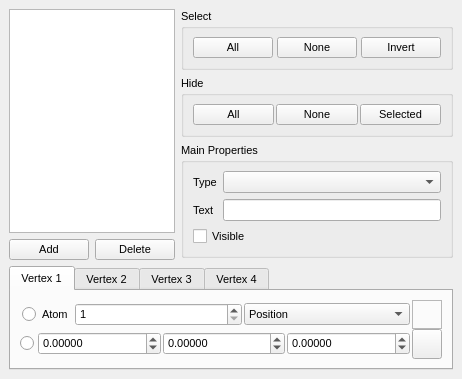
<ui version="4.0">
 <class>GlyphsWidget</class>
 <widget class="QDockWidget" name="GlyphsWidget">
  <property name="geometry">
   <rect>
    <x>0</x>
    <y>0</y>
    <width>307</width>
    <height>379</height>
   </rect>
  </property>
  <property name="minimumSize">
   <size>
    <width>307</width>
    <height>379</height>
   </size>
  </property>
  <property name="font">
   <font>
    <pointsize>8</pointsize>
   </font>
  </property>
  <property name="floating">
   <bool>true</bool>
  </property>
  <property name="allowedAreas">
   <set>Qt::LeftDockWidgetArea|Qt::RightDockWidgetArea</set>
  </property>
  <property name="windowTitle">
   <string>Glyphs</string>
  </property>
  <widget class="QWidget" name="dockWidgetContents">
   <layout class="QVBoxLayout" name="verticalLayout_4">
    <item>
     <layout class="QHBoxLayout" name="horizontalLayout_18">
      <item>
       <layout class="QVBoxLayout" name="verticalLayout_2">
        <item>
         <widget class="QListWidget" name="GlyphList">
          <property name="editTriggers">
           <set>QAbstractItemView::NoEditTriggers</set>
          </property>
          <property name="selectionMode">
           <enum>QAbstractItemView::ExtendedSelection</enum>
          </property>
          <property name="selectionBehavior">
           <enum>QAbstractItemView::SelectRows</enum>
          </property>
         </widget>
        </item>
        <item>
         <layout class="QHBoxLayout" name="horizontalLayout_2">
          <item>
           <widget class="QPushButton" name="GlyphAddButton">
            <property name="text">
             <string>Add</string>
            </property>
            <property name="autoDefault">
             <bool>false</bool>
            </property>
           </widget>
          </item>
          <item>
           <widget class="QPushButton" name="GlyphDeleteSelectedButton">
            <property name="text">
             <string>Delete</string>
            </property>
            <property name="autoDefault">
             <bool>false</bool>
            </property>
           </widget>
          </item>
         </layout>
        </item>
       </layout>
      </item>
      <item>
       <layout class="QVBoxLayout" name="verticalLayout_3">
        <item>
         <widget class="QGroupBox" name="GlyphSelectGroup">
          <property name="sizePolicy">
           <sizepolicy hsizetype="Minimum" vsizetype="Preferred">
            <horstretch>0</horstretch>
            <verstretch>0</verstretch>
           </sizepolicy>
          </property>
          <property name="title">
           <string>Select</string>
          </property>
          <layout class="QHBoxLayout" name="_3">
           <property name="spacing">
            <number>4</number>
           </property>
           <item>
            <widget class="QPushButton" name="GlyphSelectAllButton">
             <property name="sizePolicy">
              <sizepolicy hsizetype="Expanding" vsizetype="Fixed">
               <horstretch>0</horstretch>
               <verstretch>0</verstretch>
              </sizepolicy>
             </property>
             <property name="text">
              <string>All</string>
             </property>
             <property name="autoDefault">
              <bool>false</bool>
             </property>
            </widget>
           </item>
           <item>
            <widget class="QPushButton" name="GlyphSelectNoneButton">
             <property name="sizePolicy">
              <sizepolicy hsizetype="Expanding" vsizetype="Fixed">
               <horstretch>0</horstretch>
               <verstretch>0</verstretch>
              </sizepolicy>
             </property>
             <property name="text">
              <string>None</string>
             </property>
             <property name="autoDefault">
              <bool>false</bool>
             </property>
            </widget>
           </item>
           <item>
            <widget class="QPushButton" name="GlyphInvertSelectionButton">
             <property name="sizePolicy">
              <sizepolicy hsizetype="Expanding" vsizetype="Fixed">
               <horstretch>0</horstretch>
               <verstretch>0</verstretch>
              </sizepolicy>
             </property>
             <property name="text">
              <string>Invert</string>
             </property>
             <property name="autoDefault">
              <bool>false</bool>
             </property>
            </widget>
           </item>
          </layout>
         </widget>
        </item>
        <item>
         <widget class="QGroupBox" name="GlyphHideGroup">
          <property name="sizePolicy">
           <sizepolicy hsizetype="Minimum" vsizetype="Preferred">
            <horstretch>0</horstretch>
            <verstretch>0</verstretch>
           </sizepolicy>
          </property>
          <property name="title">
           <string>Hide</string>
          </property>
          <layout class="QHBoxLayout" name="_4">
           <property name="spacing">
            <number>2</number>
           </property>
           <item>
            <widget class="QPushButton" name="GlyphHideAllButton">
             <property name="sizePolicy">
              <sizepolicy hsizetype="Expanding" vsizetype="Fixed">
               <horstretch>0</horstretch>
               <verstretch>0</verstretch>
              </sizepolicy>
             </property>
             <property name="text">
              <string>All</string>
             </property>
             <property name="autoDefault">
              <bool>false</bool>
             </property>
            </widget>
           </item>
           <item>
            <widget class="QPushButton" name="GlyphHideNoneButton">
             <property name="sizePolicy">
              <sizepolicy hsizetype="Expanding" vsizetype="Fixed">
               <horstretch>0</horstretch>
               <verstretch>0</verstretch>
              </sizepolicy>
             </property>
             <property name="text">
              <string>None</string>
             </property>
             <property name="autoDefault">
              <bool>false</bool>
             </property>
            </widget>
           </item>
           <item>
            <widget class="QPushButton" name="GlyphHideSelectedButton">
             <property name="sizePolicy">
              <sizepolicy hsizetype="Expanding" vsizetype="Fixed">
               <horstretch>0</horstretch>
               <verstretch>0</verstretch>
              </sizepolicy>
             </property>
             <property name="text">
              <string>Selected</string>
             </property>
             <property name="autoDefault">
              <bool>false</bool>
             </property>
            </widget>
           </item>
          </layout>
         </widget>
        </item>
        <item>
         <widget class="QGroupBox" name="PropertiesBox">
          <property name="sizePolicy">
           <sizepolicy hsizetype="Expanding" vsizetype="Minimum">
            <horstretch>0</horstretch>
            <verstretch>0</verstretch>
           </sizepolicy>
          </property>
          <property name="title">
           <string>Main Properties</string>
          </property>
          <layout class="QVBoxLayout" name="verticalLayout">
           <item>
            <layout class="QGridLayout" name="gridLayout_5">
             <item row="0" column="0">
              <widget class="QLabel" name="TypeLabel">
               <property name="text">
                <string>Type</string>
               </property>
              </widget>
             </item>
             <item row="0" column="1">
              <widget class="QComboBox" name="GlyphTypeCombo">
               <property name="sizePolicy">
                <sizepolicy hsizetype="Expanding" vsizetype="Fixed">
                 <horstretch>0</horstretch>
                 <verstretch>0</verstretch>
                </sizepolicy>
               </property>
               <property name="insertPolicy">
                <enum>QComboBox::NoInsert</enum>
               </property>
              </widget>
             </item>
             <item row="1" column="0">
              <widget class="QLabel" name="GlyphTextLabel">
               <property name="text">
                <string>Text</string>
               </property>
               <property name="textFormat">
                <enum>Qt::PlainText</enum>
               </property>
              </widget>
             </item>
             <item row="1" column="1">
              <widget class="QLineEdit" name="GlyphLineEdit"/>
             </item>
            </layout>
           </item>
           <item>
            <widget class="QCheckBox" name="GlyphVisibleCheck">
             <property name="text">
              <string>Visible</string>
             </property>
            </widget>
           </item>
          </layout>
         </widget>
        </item>
        <item>
         <spacer name="verticalSpacer">
          <property name="orientation">
           <enum>Qt::Vertical</enum>
          </property>
          <property name="sizeHint" stdset="0">
           <size>
            <width>20</width>
            <height>40</height>
           </size>
          </property>
         </spacer>
        </item>
       </layout>
      </item>
     </layout>
    </item>
    <item>
     <widget class="QTabWidget" name="DataTabWidget">
      <property name="currentIndex">
       <number>0</number>
      </property>
      <widget class="QWidget" name="Vertex1Tab">
       <attribute name="title">
        <string>Vertex 1</string>
       </attribute>
       <layout class="QHBoxLayout" name="horizontalLayout_19">
        <item>
         <layout class="QGridLayout" name="gridLayout">
          <property name="spacing">
           <number>0</number>
          </property>
          <item row="0" column="1">
           <widget class="TColourFrame" name="Data1ColourFrame">
            <property name="sizePolicy">
             <sizepolicy hsizetype="Preferred" vsizetype="Preferred">
              <horstretch>0</horstretch>
              <verstretch>0</verstretch>
             </sizepolicy>
            </property>
            <property name="frameShape">
             <enum>QFrame::StyledPanel</enum>
            </property>
            <property name="frameShadow">
             <enum>QFrame::Raised</enum>
            </property>
           </widget>
          </item>
          <item row="1" column="1">
           <widget class="QPushButton" name="Data1ColourButton">
            <property name="sizePolicy">
             <sizepolicy hsizetype="Preferred" vsizetype="Preferred">
              <horstretch>0</horstretch>
              <verstretch>0</verstretch>
             </sizepolicy>
            </property>
            <property name="minimumSize">
             <size>
              <width>30</width>
              <height>30</height>
             </size>
            </property>
            <property name="maximumSize">
             <size>
              <width>30</width>
              <height>30</height>
             </size>
            </property>
            <property name="text">
             <string/>
            </property>
            <property name="icon">
             <iconset resource="icons.qrc">
              <normaloff>:/basic/icons/basic_colour.svg</normaloff>:/basic/icons/basic_colour.svg</iconset>
            </property>
            <property name="iconSize">
             <size>
              <width>16</width>
              <height>16</height>
             </size>
            </property>
            <property name="autoDefault">
             <bool>false</bool>
            </property>
           </widget>
          </item>
          <item row="1" column="0">
           <layout class="QHBoxLayout" name="horizontalLayout_5">
            <property name="spacing">
             <number>2</number>
            </property>
            <item>
             <widget class="QRadioButton" name="Data1ValueRadio">
              <property name="text">
               <string/>
              </property>
             </widget>
            </item>
            <item>
             <widget class="QWidget" name="Data1ValueGroup" native="true">
              <property name="sizePolicy">
               <sizepolicy hsizetype="Expanding" vsizetype="Preferred">
                <horstretch>0</horstretch>
                <verstretch>0</verstretch>
               </sizepolicy>
              </property>
              <layout class="QHBoxLayout" name="horizontalLayout">
               <property name="spacing">
                <number>2</number>
               </property>
               <property name="margin">
                <number>2</number>
               </property>
               <item>
                <widget class="QDoubleSpinBox" name="Data1ValueXSpin">
                 <property name="sizePolicy">
                  <sizepolicy hsizetype="Expanding" vsizetype="Fixed">
                   <horstretch>0</horstretch>
                   <verstretch>0</verstretch>
                  </sizepolicy>
                 </property>
                 <property name="toolTip">
                  <string>X-coordinate of glyph data</string>
                 </property>
                 <property name="decimals">
                  <number>5</number>
                 </property>
                 <property name="minimum">
                  <double>-100000000.000000000000000</double>
                 </property>
                 <property name="maximum">
                  <double>10000000.000000000000000</double>
                 </property>
                </widget>
               </item>
               <item>
                <widget class="QDoubleSpinBox" name="Data1ValueYSpin">
                 <property name="sizePolicy">
                  <sizepolicy hsizetype="Expanding" vsizetype="Fixed">
                   <horstretch>0</horstretch>
                   <verstretch>0</verstretch>
                  </sizepolicy>
                 </property>
                 <property name="toolTip">
                  <string>Y-coordinate of glyph data</string>
                 </property>
                 <property name="decimals">
                  <number>5</number>
                 </property>
                 <property name="minimum">
                  <double>-100000000.000000000000000</double>
                 </property>
                 <property name="maximum">
                  <double>10000000.000000000000000</double>
                 </property>
                </widget>
               </item>
               <item>
                <widget class="QDoubleSpinBox" name="Data1ValueZSpin">
                 <property name="sizePolicy">
                  <sizepolicy hsizetype="Expanding" vsizetype="Fixed">
                   <horstretch>0</horstretch>
                   <verstretch>0</verstretch>
                  </sizepolicy>
                 </property>
                 <property name="toolTip">
                  <string>Z-coordinate of glyph data</string>
                 </property>
                 <property name="decimals">
                  <number>5</number>
                 </property>
                 <property name="minimum">
                  <double>-100000000.000000000000000</double>
                 </property>
                 <property name="maximum">
                  <double>10000000.000000000000000</double>
                 </property>
                </widget>
               </item>
              </layout>
             </widget>
            </item>
           </layout>
          </item>
          <item row="0" column="0">
           <layout class="QHBoxLayout" name="horizontalLayout_4">
            <property name="spacing">
             <number>2</number>
            </property>
            <item>
             <widget class="QWidget" name="widget" native="true">
              <property name="sizePolicy">
               <sizepolicy hsizetype="Expanding" vsizetype="Preferred">
                <horstretch>0</horstretch>
                <verstretch>0</verstretch>
               </sizepolicy>
              </property>
              <layout class="QHBoxLayout" name="horizontalLayout_3">
               <property name="spacing">
                <number>2</number>
               </property>
               <property name="margin">
                <number>2</number>
               </property>
               <item>
                <widget class="QRadioButton" name="Data1AtomRadio">
                 <property name="text">
                  <string>Atom</string>
                 </property>
                </widget>
               </item>
               <item>
                <widget class="QWidget" name="Data1AtomGroup" native="true">
                 <property name="sizePolicy">
                  <sizepolicy hsizetype="Expanding" vsizetype="Preferred">
                   <horstretch>0</horstretch>
                   <verstretch>0</verstretch>
                  </sizepolicy>
                 </property>
                 <layout class="QHBoxLayout" name="horizontalLayout_23">
                  <property name="spacing">
                   <number>2</number>
                  </property>
                  <property name="margin">
                   <number>0</number>
                  </property>
                  <item>
                   <widget class="QSpinBox" name="Data1AtomIdSpin">
                    <property name="minimum">
                     <number>1</number>
                    </property>
                    <property name="maximum">
                     <number>10000000</number>
                    </property>
                   </widget>
                  </item>
                  <item>
                   <widget class="QComboBox" name="Data1AtomCombo">
                    <property name="insertPolicy">
                     <enum>QComboBox::NoInsert</enum>
                    </property>
                    <item>
                     <property name="text">
                      <string>Position</string>
                     </property>
                    </item>
                    <item>
                     <property name="text">
                      <string>Force</string>
                     </property>
                    </item>
                    <item>
                     <property name="text">
                      <string>Velocity</string>
                     </property>
                    </item>
                   </widget>
                  </item>
                 </layout>
                </widget>
               </item>
              </layout>
             </widget>
            </item>
           </layout>
          </item>
         </layout>
        </item>
       </layout>
      </widget>
      <widget class="QWidget" name="Vertex2Tab">
       <attribute name="title">
        <string>Vertex 2</string>
       </attribute>
       <layout class="QHBoxLayout" name="horizontalLayout_20">
        <item>
         <layout class="QGridLayout" name="gridLayout_2">
          <property name="spacing">
           <number>0</number>
          </property>
          <item row="0" column="0">
           <layout class="QHBoxLayout" name="horizontalLayout_6">
            <property name="spacing">
             <number>2</number>
            </property>
            <item>
             <widget class="QWidget" name="widget_3" native="true">
              <property name="sizePolicy">
               <sizepolicy hsizetype="Expanding" vsizetype="Preferred">
                <horstretch>0</horstretch>
                <verstretch>0</verstretch>
               </sizepolicy>
              </property>
              <layout class="QHBoxLayout" name="horizontalLayout_7">
               <property name="spacing">
                <number>2</number>
               </property>
               <property name="margin">
                <number>2</number>
               </property>
               <item>
                <widget class="QRadioButton" name="Data2AtomRadio">
                 <property name="text">
                  <string>Atom</string>
                 </property>
                </widget>
               </item>
               <item>
                <widget class="QWidget" name="Data2AtomGroup" native="true">
                 <property name="sizePolicy">
                  <sizepolicy hsizetype="MinimumExpanding" vsizetype="Preferred">
                   <horstretch>0</horstretch>
                   <verstretch>0</verstretch>
                  </sizepolicy>
                 </property>
                 <layout class="QHBoxLayout" name="horizontalLayout_24">
                  <property name="spacing">
                   <number>2</number>
                  </property>
                  <property name="margin">
                   <number>0</number>
                  </property>
                  <item>
                   <widget class="QSpinBox" name="Data2AtomIdSpin">
                    <property name="minimum">
                     <number>1</number>
                    </property>
                    <property name="maximum">
                     <number>10000000</number>
                    </property>
                   </widget>
                  </item>
                  <item>
                   <widget class="QComboBox" name="Data2AtomCombo">
                    <property name="insertPolicy">
                     <enum>QComboBox::NoInsert</enum>
                    </property>
                    <item>
                     <property name="text">
                      <string>Position</string>
                     </property>
                    </item>
                    <item>
                     <property name="text">
                      <string>Force</string>
                     </property>
                    </item>
                    <item>
                     <property name="text">
                      <string>Velocity</string>
                     </property>
                    </item>
                   </widget>
                  </item>
                 </layout>
                </widget>
               </item>
              </layout>
             </widget>
            </item>
           </layout>
          </item>
          <item row="0" column="1">
           <widget class="TColourFrame" name="Data2ColourFrame">
            <property name="sizePolicy">
             <sizepolicy hsizetype="Preferred" vsizetype="Preferred">
              <horstretch>0</horstretch>
              <verstretch>0</verstretch>
             </sizepolicy>
            </property>
            <property name="frameShape">
             <enum>QFrame::StyledPanel</enum>
            </property>
            <property name="frameShadow">
             <enum>QFrame::Raised</enum>
            </property>
           </widget>
          </item>
          <item row="1" column="1">
           <widget class="QPushButton" name="Data2ColourButton">
            <property name="sizePolicy">
             <sizepolicy hsizetype="Preferred" vsizetype="Preferred">
              <horstretch>0</horstretch>
              <verstretch>0</verstretch>
             </sizepolicy>
            </property>
            <property name="minimumSize">
             <size>
              <width>30</width>
              <height>30</height>
             </size>
            </property>
            <property name="maximumSize">
             <size>
              <width>30</width>
              <height>30</height>
             </size>
            </property>
            <property name="text">
             <string/>
            </property>
            <property name="icon">
             <iconset resource="icons.qrc">
              <normaloff>:/basic/icons/basic_colour.svg</normaloff>:/basic/icons/basic_colour.svg</iconset>
            </property>
            <property name="iconSize">
             <size>
              <width>16</width>
              <height>16</height>
             </size>
            </property>
            <property name="autoDefault">
             <bool>false</bool>
            </property>
           </widget>
          </item>
          <item row="1" column="0">
           <layout class="QHBoxLayout" name="horizontalLayout_8">
            <property name="spacing">
             <number>2</number>
            </property>
            <item>
             <widget class="QRadioButton" name="Data2ValueRadio">
              <property name="text">
               <string/>
              </property>
             </widget>
            </item>
            <item>
             <widget class="QWidget" name="Data2ValueGroup" native="true">
              <property name="sizePolicy">
               <sizepolicy hsizetype="Expanding" vsizetype="Preferred">
                <horstretch>0</horstretch>
                <verstretch>0</verstretch>
               </sizepolicy>
              </property>
              <layout class="QHBoxLayout" name="horizontalLayout_9">
               <property name="spacing">
                <number>2</number>
               </property>
               <property name="margin">
                <number>2</number>
               </property>
               <item>
                <widget class="QDoubleSpinBox" name="Data2ValueXSpin">
                 <property name="sizePolicy">
                  <sizepolicy hsizetype="Expanding" vsizetype="Fixed">
                   <horstretch>0</horstretch>
                   <verstretch>0</verstretch>
                  </sizepolicy>
                 </property>
                 <property name="toolTip">
                  <string>X-coordinate of glyph data</string>
                 </property>
                 <property name="decimals">
                  <number>5</number>
                 </property>
                 <property name="minimum">
                  <double>-100000000.000000000000000</double>
                 </property>
                 <property name="maximum">
                  <double>10000000.000000000000000</double>
                 </property>
                </widget>
               </item>
               <item>
                <widget class="QDoubleSpinBox" name="Data2ValueYSpin">
                 <property name="sizePolicy">
                  <sizepolicy hsizetype="Expanding" vsizetype="Fixed">
                   <horstretch>0</horstretch>
                   <verstretch>0</verstretch>
                  </sizepolicy>
                 </property>
                 <property name="toolTip">
                  <string>Y-coordinate of glyph data</string>
                 </property>
                 <property name="decimals">
                  <number>5</number>
                 </property>
                 <property name="minimum">
                  <double>-100000000.000000000000000</double>
                 </property>
                 <property name="maximum">
                  <double>10000000.000000000000000</double>
                 </property>
                </widget>
               </item>
               <item>
                <widget class="QDoubleSpinBox" name="Data2ValueZSpin">
                 <property name="sizePolicy">
                  <sizepolicy hsizetype="Expanding" vsizetype="Fixed">
                   <horstretch>0</horstretch>
                   <verstretch>0</verstretch>
                  </sizepolicy>
                 </property>
                 <property name="toolTip">
                  <string>Z-coordinate of glyph data</string>
                 </property>
                 <property name="decimals">
                  <number>5</number>
                 </property>
                 <property name="minimum">
                  <double>-100000000.000000000000000</double>
                 </property>
                 <property name="maximum">
                  <double>10000000.000000000000000</double>
                 </property>
                </widget>
               </item>
              </layout>
             </widget>
            </item>
           </layout>
          </item>
         </layout>
        </item>
       </layout>
      </widget>
      <widget class="QWidget" name="Vertex3Tab">
       <attribute name="title">
        <string>Vertex 3</string>
       </attribute>
       <layout class="QHBoxLayout" name="horizontalLayout_21">
        <item>
         <layout class="QGridLayout" name="gridLayout_3">
          <property name="spacing">
           <number>0</number>
          </property>
          <item row="1" column="0">
           <layout class="QHBoxLayout" name="horizontalLayout_10">
            <property name="spacing">
             <number>2</number>
            </property>
            <item>
             <widget class="QRadioButton" name="Data3ValueRadio">
              <property name="text">
               <string/>
              </property>
             </widget>
            </item>
            <item>
             <widget class="QWidget" name="Data3ValueGroup" native="true">
              <property name="sizePolicy">
               <sizepolicy hsizetype="Expanding" vsizetype="Preferred">
                <horstretch>0</horstretch>
                <verstretch>0</verstretch>
               </sizepolicy>
              </property>
              <layout class="QHBoxLayout" name="horizontalLayout_11">
               <property name="spacing">
                <number>2</number>
               </property>
               <property name="margin">
                <number>2</number>
               </property>
               <item>
                <widget class="QDoubleSpinBox" name="Data3ValueXSpin">
                 <property name="sizePolicy">
                  <sizepolicy hsizetype="Expanding" vsizetype="Fixed">
                   <horstretch>0</horstretch>
                   <verstretch>0</verstretch>
                  </sizepolicy>
                 </property>
                 <property name="toolTip">
                  <string>X-coordinate of glyph data</string>
                 </property>
                 <property name="decimals">
                  <number>5</number>
                 </property>
                 <property name="minimum">
                  <double>-100000000.000000000000000</double>
                 </property>
                 <property name="maximum">
                  <double>10000000.000000000000000</double>
                 </property>
                </widget>
               </item>
               <item>
                <widget class="QDoubleSpinBox" name="Data3ValueYSpin">
                 <property name="sizePolicy">
                  <sizepolicy hsizetype="Expanding" vsizetype="Fixed">
                   <horstretch>0</horstretch>
                   <verstretch>0</verstretch>
                  </sizepolicy>
                 </property>
                 <property name="toolTip">
                  <string>Y-coordinate of glyph data</string>
                 </property>
                 <property name="decimals">
                  <number>5</number>
                 </property>
                 <property name="minimum">
                  <double>-100000000.000000000000000</double>
                 </property>
                 <property name="maximum">
                  <double>10000000.000000000000000</double>
                 </property>
                </widget>
               </item>
               <item>
                <widget class="QDoubleSpinBox" name="Data3ValueZSpin">
                 <property name="sizePolicy">
                  <sizepolicy hsizetype="Expanding" vsizetype="Fixed">
                   <horstretch>0</horstretch>
                   <verstretch>0</verstretch>
                  </sizepolicy>
                 </property>
                 <property name="toolTip">
                  <string>Z-coordinate of glyph data</string>
                 </property>
                 <property name="decimals">
                  <number>5</number>
                 </property>
                 <property name="minimum">
                  <double>-100000000.000000000000000</double>
                 </property>
                 <property name="maximum">
                  <double>10000000.000000000000000</double>
                 </property>
                </widget>
               </item>
              </layout>
             </widget>
            </item>
           </layout>
          </item>
          <item row="0" column="0">
           <layout class="QHBoxLayout" name="horizontalLayout_12">
            <property name="spacing">
             <number>2</number>
            </property>
            <item>
             <widget class="QWidget" name="widget_6" native="true">
              <property name="sizePolicy">
               <sizepolicy hsizetype="Expanding" vsizetype="Preferred">
                <horstretch>0</horstretch>
                <verstretch>0</verstretch>
               </sizepolicy>
              </property>
              <layout class="QHBoxLayout" name="horizontalLayout_13">
               <property name="spacing">
                <number>2</number>
               </property>
               <property name="margin">
                <number>2</number>
               </property>
               <item>
                <widget class="QRadioButton" name="Data3AtomRadio">
                 <property name="text">
                  <string>Atom</string>
                 </property>
                </widget>
               </item>
               <item>
                <widget class="QWidget" name="Data3AtomGroup" native="true">
                 <property name="sizePolicy">
                  <sizepolicy hsizetype="Expanding" vsizetype="Preferred">
                   <horstretch>0</horstretch>
                   <verstretch>0</verstretch>
                  </sizepolicy>
                 </property>
                 <layout class="QHBoxLayout" name="horizontalLayout_25">
                  <property name="spacing">
                   <number>2</number>
                  </property>
                  <property name="margin">
                   <number>0</number>
                  </property>
                  <item>
                   <widget class="QSpinBox" name="Data3AtomIdSpin">
                    <property name="minimum">
                     <number>1</number>
                    </property>
                    <property name="maximum">
                     <number>10000000</number>
                    </property>
                   </widget>
                  </item>
                  <item>
                   <widget class="QComboBox" name="Data3AtomCombo">
                    <property name="insertPolicy">
                     <enum>QComboBox::NoInsert</enum>
                    </property>
                    <item>
                     <property name="text">
                      <string>Position</string>
                     </property>
                    </item>
                    <item>
                     <property name="text">
                      <string>Force</string>
                     </property>
                    </item>
                    <item>
                     <property name="text">
                      <string>Velocity</string>
                     </property>
                    </item>
                   </widget>
                  </item>
                 </layout>
                </widget>
               </item>
              </layout>
             </widget>
            </item>
           </layout>
          </item>
          <item row="1" column="1">
           <widget class="QPushButton" name="Data3ColourButton">
            <property name="sizePolicy">
             <sizepolicy hsizetype="Preferred" vsizetype="Preferred">
              <horstretch>0</horstretch>
              <verstretch>0</verstretch>
             </sizepolicy>
            </property>
            <property name="minimumSize">
             <size>
              <width>30</width>
              <height>30</height>
             </size>
            </property>
            <property name="maximumSize">
             <size>
              <width>30</width>
              <height>30</height>
             </size>
            </property>
            <property name="text">
             <string/>
            </property>
            <property name="icon">
             <iconset resource="icons.qrc">
              <normaloff>:/basic/icons/basic_colour.svg</normaloff>:/basic/icons/basic_colour.svg</iconset>
            </property>
            <property name="iconSize">
             <size>
              <width>16</width>
              <height>16</height>
             </size>
            </property>
            <property name="autoDefault">
             <bool>false</bool>
            </property>
           </widget>
          </item>
          <item row="0" column="1">
           <widget class="TColourFrame" name="Data3ColourFrame">
            <property name="sizePolicy">
             <sizepolicy hsizetype="Preferred" vsizetype="Preferred">
              <horstretch>0</horstretch>
              <verstretch>0</verstretch>
             </sizepolicy>
            </property>
            <property name="frameShape">
             <enum>QFrame::StyledPanel</enum>
            </property>
            <property name="frameShadow">
             <enum>QFrame::Raised</enum>
            </property>
           </widget>
          </item>
         </layout>
        </item>
       </layout>
      </widget>
      <widget class="QWidget" name="Vertex4Tab">
       <attribute name="title">
        <string>Vertex 4</string>
       </attribute>
       <layout class="QHBoxLayout" name="horizontalLayout_22">
        <item>
         <layout class="QGridLayout" name="gridLayout_4">
          <property name="spacing">
           <number>0</number>
          </property>
          <item row="1" column="1">
           <widget class="QPushButton" name="Data4ColourButton">
            <property name="sizePolicy">
             <sizepolicy hsizetype="Preferred" vsizetype="Preferred">
              <horstretch>0</horstretch>
              <verstretch>0</verstretch>
             </sizepolicy>
            </property>
            <property name="minimumSize">
             <size>
              <width>30</width>
              <height>30</height>
             </size>
            </property>
            <property name="maximumSize">
             <size>
              <width>30</width>
              <height>30</height>
             </size>
            </property>
            <property name="text">
             <string/>
            </property>
            <property name="icon">
             <iconset resource="icons.qrc">
              <normaloff>:/basic/icons/basic_colour.svg</normaloff>:/basic/icons/basic_colour.svg</iconset>
            </property>
            <property name="iconSize">
             <size>
              <width>16</width>
              <height>16</height>
             </size>
            </property>
            <property name="autoDefault">
             <bool>false</bool>
            </property>
           </widget>
          </item>
          <item row="1" column="0">
           <layout class="QHBoxLayout" name="horizontalLayout_14">
            <property name="spacing">
             <number>2</number>
            </property>
            <item>
             <widget class="QRadioButton" name="Data4ValueRadio">
              <property name="text">
               <string/>
              </property>
             </widget>
            </item>
            <item>
             <widget class="QWidget" name="Data4ValueGroup" native="true">
              <property name="sizePolicy">
               <sizepolicy hsizetype="Expanding" vsizetype="Preferred">
                <horstretch>0</horstretch>
                <verstretch>0</verstretch>
               </sizepolicy>
              </property>
              <layout class="QHBoxLayout" name="horizontalLayout_15">
               <property name="spacing">
                <number>2</number>
               </property>
               <property name="margin">
                <number>2</number>
               </property>
               <item>
                <widget class="QDoubleSpinBox" name="Data4ValueXSpin">
                 <property name="sizePolicy">
                  <sizepolicy hsizetype="Expanding" vsizetype="Fixed">
                   <horstretch>0</horstretch>
                   <verstretch>0</verstretch>
                  </sizepolicy>
                 </property>
                 <property name="toolTip">
                  <string>X-coordinate of glyph data</string>
                 </property>
                 <property name="decimals">
                  <number>5</number>
                 </property>
                 <property name="minimum">
                  <double>-100000000.000000000000000</double>
                 </property>
                 <property name="maximum">
                  <double>10000000.000000000000000</double>
                 </property>
                </widget>
               </item>
               <item>
                <widget class="QDoubleSpinBox" name="Data4ValueYSpin">
                 <property name="sizePolicy">
                  <sizepolicy hsizetype="Expanding" vsizetype="Fixed">
                   <horstretch>0</horstretch>
                   <verstretch>0</verstretch>
                  </sizepolicy>
                 </property>
                 <property name="toolTip">
                  <string>Y-coordinate of glyph data</string>
                 </property>
                 <property name="decimals">
                  <number>5</number>
                 </property>
                 <property name="minimum">
                  <double>-100000000.000000000000000</double>
                 </property>
                 <property name="maximum">
                  <double>10000000.000000000000000</double>
                 </property>
                </widget>
               </item>
               <item>
                <widget class="QDoubleSpinBox" name="Data4ValueZSpin">
                 <property name="sizePolicy">
                  <sizepolicy hsizetype="Expanding" vsizetype="Fixed">
                   <horstretch>0</horstretch>
                   <verstretch>0</verstretch>
                  </sizepolicy>
                 </property>
                 <property name="toolTip">
                  <string>Z-coordinate of glyph data</string>
                 </property>
                 <property name="decimals">
                  <number>5</number>
                 </property>
                 <property name="minimum">
                  <double>-100000000.000000000000000</double>
                 </property>
                 <property name="maximum">
                  <double>10000000.000000000000000</double>
                 </property>
                </widget>
               </item>
              </layout>
             </widget>
            </item>
           </layout>
          </item>
          <item row="0" column="0">
           <layout class="QHBoxLayout" name="horizontalLayout_16">
            <property name="spacing">
             <number>2</number>
            </property>
            <item>
             <widget class="QWidget" name="widget_8" native="true">
              <property name="sizePolicy">
               <sizepolicy hsizetype="Expanding" vsizetype="Preferred">
                <horstretch>0</horstretch>
                <verstretch>0</verstretch>
               </sizepolicy>
              </property>
              <layout class="QHBoxLayout" name="horizontalLayout_17">
               <property name="spacing">
                <number>2</number>
               </property>
               <property name="margin">
                <number>2</number>
               </property>
               <item>
                <widget class="QRadioButton" name="Data4AtomRadio">
                 <property name="text">
                  <string>Atom</string>
                 </property>
                </widget>
               </item>
               <item>
                <widget class="QWidget" name="Data4AtomGroup" native="true">
                 <property name="sizePolicy">
                  <sizepolicy hsizetype="Expanding" vsizetype="Preferred">
                   <horstretch>0</horstretch>
                   <verstretch>0</verstretch>
                  </sizepolicy>
                 </property>
                 <layout class="QHBoxLayout" name="horizontalLayout_26">
                  <property name="spacing">
                   <number>2</number>
                  </property>
                  <property name="margin">
                   <number>0</number>
                  </property>
                  <item>
                   <widget class="QSpinBox" name="Data4AtomIdSpin">
                    <property name="minimum">
                     <number>1</number>
                    </property>
                    <property name="maximum">
                     <number>10000000</number>
                    </property>
                   </widget>
                  </item>
                  <item>
                   <widget class="QComboBox" name="Data4AtomCombo">
                    <property name="insertPolicy">
                     <enum>QComboBox::NoInsert</enum>
                    </property>
                    <item>
                     <property name="text">
                      <string>Position</string>
                     </property>
                    </item>
                    <item>
                     <property name="text">
                      <string>Force</string>
                     </property>
                    </item>
                    <item>
                     <property name="text">
                      <string>Velocity</string>
                     </property>
                    </item>
                   </widget>
                  </item>
                 </layout>
                </widget>
               </item>
              </layout>
             </widget>
            </item>
           </layout>
          </item>
          <item row="0" column="1">
           <widget class="TColourFrame" name="Data4ColourFrame">
            <property name="sizePolicy">
             <sizepolicy hsizetype="Preferred" vsizetype="Preferred">
              <horstretch>0</horstretch>
              <verstretch>0</verstretch>
             </sizepolicy>
            </property>
            <property name="frameShape">
             <enum>QFrame::StyledPanel</enum>
            </property>
            <property name="frameShadow">
             <enum>QFrame::Raised</enum>
            </property>
           </widget>
          </item>
         </layout>
        </item>
       </layout>
      </widget>
     </widget>
    </item>
   </layout>
  </widget>
 </widget>
 <customwidgets>
  <customwidget>
   <class>TColourFrame</class>
   <extends>QFrame</extends>
   <header>gui/tcolourframe.hui</header>
   <container>1</container>
  </customwidget>
 </customwidgets>
 <resources>
  <include location="icons.qrc"/>
 </resources>
 <connections/>
</ui>
